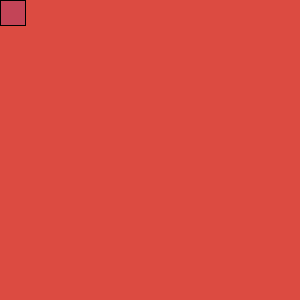
Frame 1 (no input)
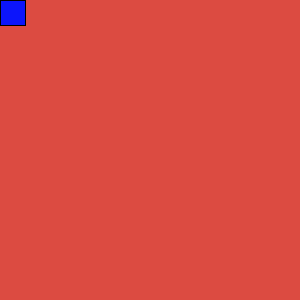
Frame 60 (the mouse pressed at the canvas centre just before this capture)
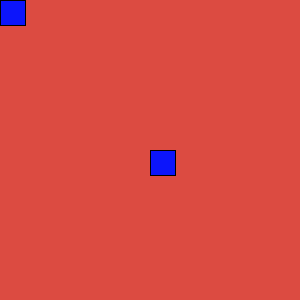
Frame 120 (the mouse held since frame 60 and released just before this capture)

The Processing sketch that drew these frames (run headless with seeded random() and noise(); from frame 60 on, the mouse is pressed at the canvas centre):

// Processing sketch: processing_54398
// ── processing_54398.pde

float y = 250; //variable y starts at 250
void setup() {
  size(300,300);
  background(220,75,65); //background colour

}

void draw(){
  fill(255-y,20,23+y,30);
 
  rect(mouseY,mouseX,25,25); // direction shape moves , and size
  rect(25,25-y,25,25);
  
   if (y>700){
  y=125.0;

   }
}

void mouseMoved(){
  rect(mouseX,mouseX, 70, 70); //draw rectangle that follows mouse 
  if (mouseY < pmouseY){    //left to right
    fill(#20b2aa);
  }
  
  else if (mouseX > pmouseY) {     //right to left 
    fill(#ff4500); 
  }
  
}

         
                
